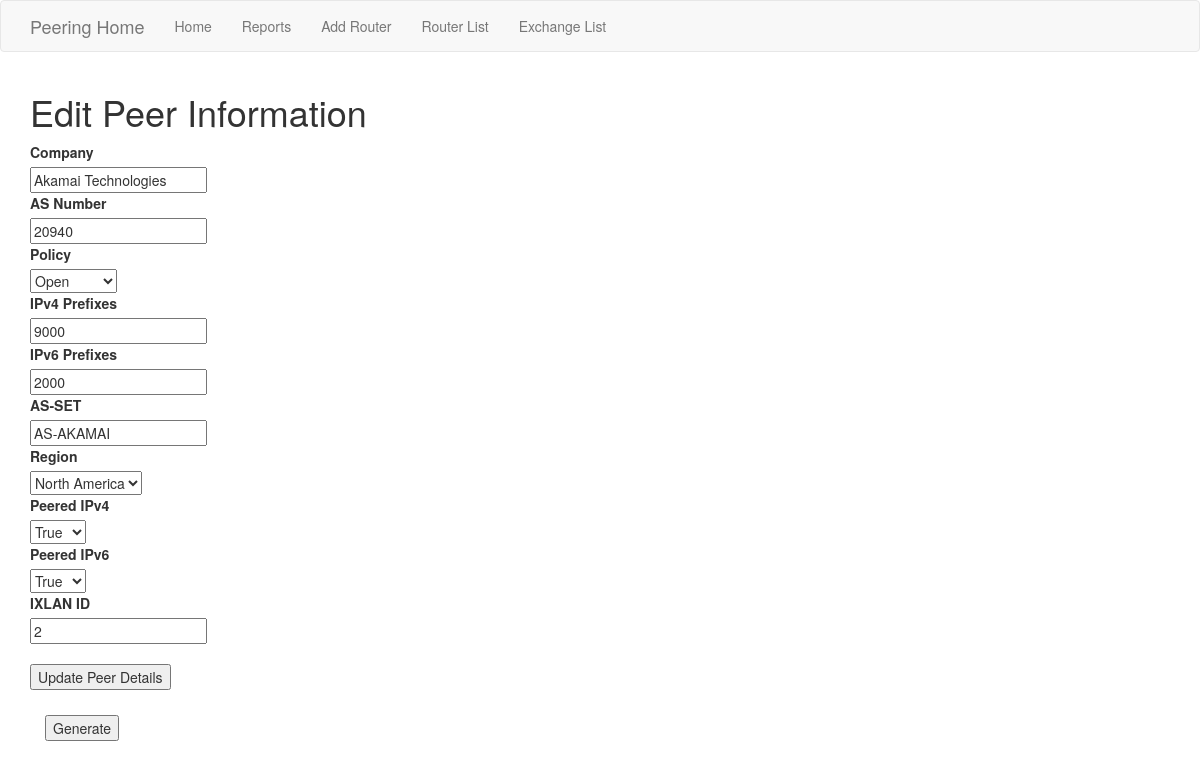
The app's page /peer_id/1, older data.
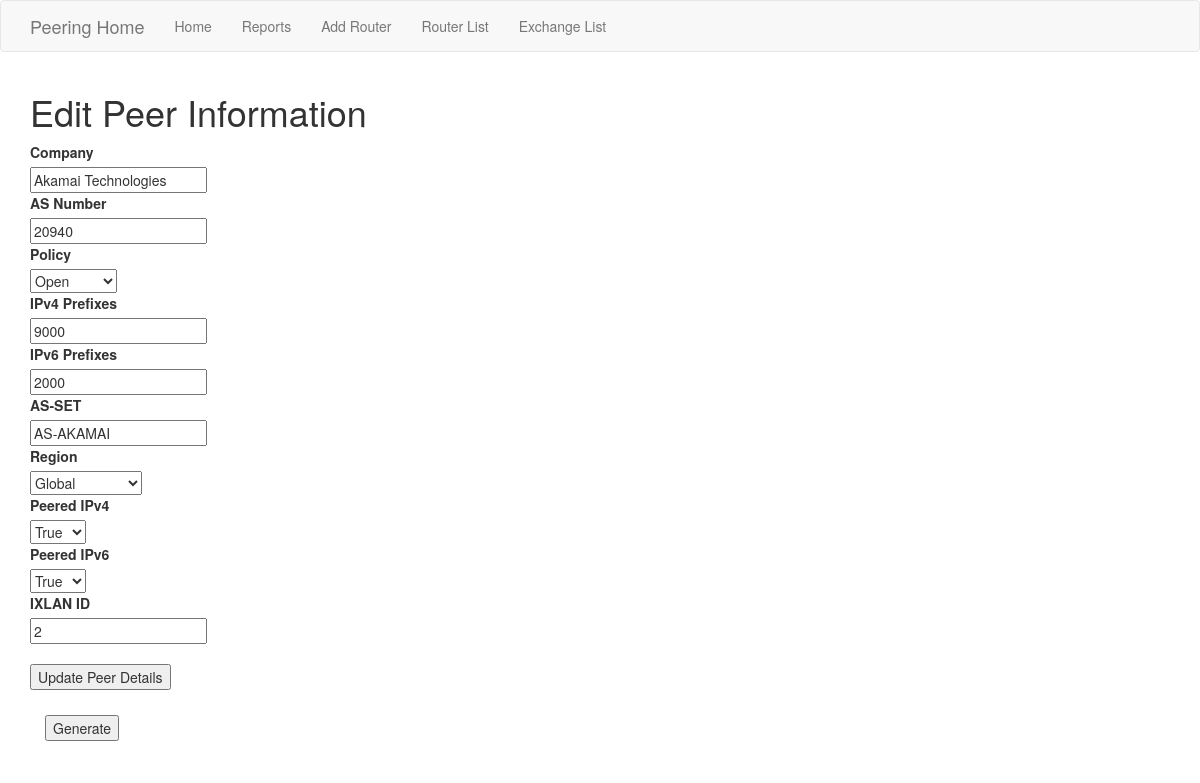
The same page, newer data.
### app/models.py (models this page shows, shortened)
class Peer(db.Model):
    id = db.Column(db.Integer, primary_key=True)
    name = db.Column(db.String(64), index=True, unique=False)
    asn = db.Column(db.Integer, index=True, unique=False)
    policy = db.Column(db.String(64), index=True, unique=False)
    ipv4prefixes = db.Column(db.Integer, index=True, unique=False)
    ipv6prefixes = db.Column(db.Integer, index=True, unique=False)
    as_set = db.Column(db.String(32), index=True, unique=False)
    peered_IPv4 = db.Column(db.Boolean, default=False, nullable=False)
    peered_IPv6 = db.Column(db.Boolean, default=False, nullable=False)
    region = db.Column(db.String(32), index=True, unique=False)
    ixlan = db.Column(db.Integer, db.ForeignKey('exchange.ixlan_id'))

### app/routes.py (the view)
@app.route('/peer_id/<int:id>', methods=['GET', 'POST'])
def edit(id):
    peer = Peer.query.filter_by(id=id).first()
    if peer:
        form = PeersForm(formdata=request.form, obj=peer)
        print(form)
        if request.method == 'POST' and form.submit():
            save_changes(peer, form)
            flash('Peer updated successfully!')
            return redirect('/')
        if request.method == 'POST' and form.generate():
            return generate(peer, form)
        return render_template('edit_peer.html', form=form)
    else:
        return 'error loading #{id}'.format(id=id)

### app/templates/edit_peer.html (shortened to what this page needs)
{% extends 'base.html' %}
{% block app_content %}
    <h1>Edit Peer Information</h2>
    {% from "_formhelpers.html" import render_field %}
    <form action="" method="POST" novalidate>
        <dl>
            {{ render_field(form.name) }}
            {{ render_field(form.asn) }}
            {{ render_field(form.policy) }}
            {{ render_field(form.ipv4prefixes) }}
            {{ render_field(form.ipv6prefixes) }}
            {{ render_field(form.as_set) }}
            {{ render_field(form.region) }}
            {{ render_field(form.Peered_IPv4) }}
            {{ render_field(form.Peered_IPv6) }}
            {{ render_field(form.ixlan) }}
        </dl>
        <p>{{ form.submit() }}</p>
    </form>
    <form id="Generate" action="" method="POST">
        <div class="panel-body">
            <input type="submit" name="action" value="Generate">
        </div>
    </form>
{% endblock %}

### app/templates/base.html (shortened to what this page needs)
{% extends 'bootstrap/base.html' %}
{% block navbar %}
<nav class="navbar navbar-default">
    <div class="container">
        <div class="navbar-header">
            <a class="navbar-brand" href="{{ url_for('index') }}">Peering Home</a>
        </div>
        <div class="collapse navbar-collapse" id="bs-example-navbar-collapse-1">
            <ul class="nav navbar-nav">
                <li><a href="{{ url_for('index') }}">Home</a></li>
                <li><a href="{{ url_for('report') }}">Reports</a></li>
                <li><a href="{{ url_for('add_router') }}">Add Router</a></li>
                <li><a href="{{ url_for('router_results') }}">Router List</a></li>
                <li><a href="{{ url_for('exchange_results') }}">Exchange List</a></li>
            </ul>
        </div>
    </div>
</nav>
{% endblock %}
{% block content %}
<div class="container">
    {% block app_content %}{% endblock %}
</div>
{% endblock %}

### app/templates/_formhelpers.html (shortened to what this page needs)
{% macro render_field(field) %}
  <dt>{{ field.label }}
  <dd>{{ field(**kwargs)|safe }}
  </dd>
{% endmacro %}

Row changes from the older to the newer data that the page shows:
changed Peer "Akamai Technologies": region "North America" → "Global"
